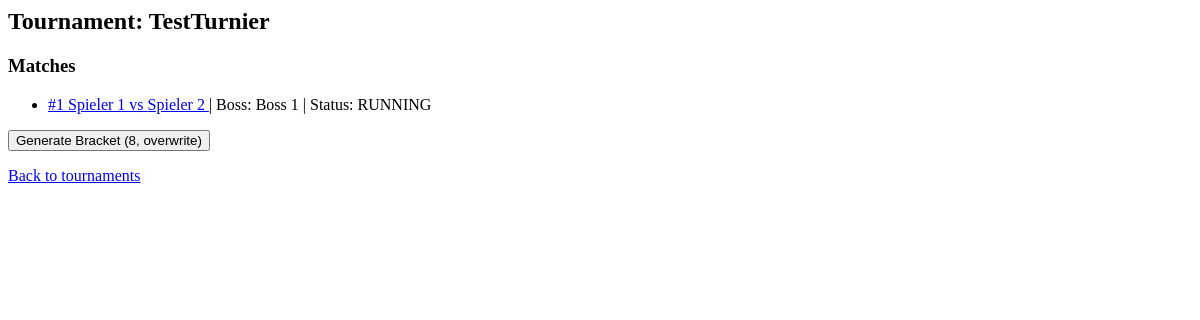
/host/tournament/1/ (signed in), run on an earlier commit of the app's database.
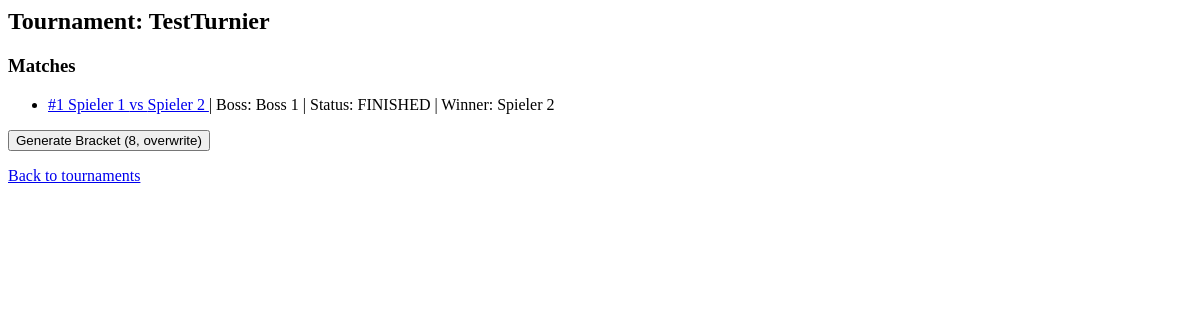
And on a later commit of the database.
### core/models.py (models this page shows, shortened)
class Match(models.Model):
    tournament = models.ForeignKey(Tournament, null=True, blank=True, on_delete=models.SET_NULL, related_name="matches")
    player_left = models.ForeignKey(Player, null=True, blank=True, on_delete=models.SET_NULL, related_name="matches_as_left")
    player_right = models.ForeignKey(Player, null=True, blank=True, on_delete=models.SET_NULL, related_name="matches_as_right")
    boss = models.ForeignKey(Boss, null=True, blank=True, on_delete=models.SET_NULL, related_name="matches")
    first_pick_side = models.CharField(max_length=5, choices=MatchSide.choices)
    winner_player = models.ForeignKey(Player, null=True, blank=True, on_delete=models.SET_NULL, related_name="wins")
    left_time_ms = models.PositiveIntegerField(null=True, blank=True)
    right_time_ms = models.PositiveIntegerField(null=True, blank=True)
    started_at = models.DateTimeField(null=True, blank=True)
    finished_at = models.DateTimeField(null=True, blank=True)
    left_bans_confirmed = models.BooleanField(default=False)
    right_bans_confirmed = models.BooleanField(default=False)
    left_picks_confirmed = models.BooleanField(default=False)
    right_picks_confirmed = models.BooleanField(default=False)
    round_index = models.PositiveIntegerField(default=0, db_index=True)
    match_index = models.PositiveIntegerField(default=0, db_index=True)
    next_match = models.ForeignKey(
        "self",
        null=True,
        blank=True,
        on_delete=models.SET_NULL,
        related_name="previous_matches",
    )
    next_side = models.CharField(max_length=5, choices=MatchSide.choices, null=True, blank=True)
    class Meta:
        unique_together = [("tournament", "round_index", "match_index")]
        ordering = ["round_index", "match_index"]

class Player(models.Model):
    name = models.CharField(max_length=120, db_index=True)

class Boss(models.Model):
    slug = models.SlugField(unique=True)
    name = models.CharField(max_length=200)
    description = models.TextField(blank=True, null=True)

### core/views.py (the view)
# urls.py: path("host/tournament/<int:tournamentId>/", views.hostTournamentDetail, name="hostTournamentDetail"),
@requireRole(UserRole.ADMIN, UserRole.COMMENTATOR)
def hostTournamentDetail(request, tournamentId: int):
    tournament = get_object_or_404(Tournament, id=tournamentId)
    matches = (
        Match.objects.select_related("player_left", "player_right", "boss", "winner_player")
        .filter(tournament=tournament)
        .order_by("-id")
    )
    if request.method == "POST":
        form = HostMatchCreateForm(request.POST)
        if form.is_valid():
            playerLeft = form.cleaned_data["playerLeft"]
            playerRight = form.cleaned_data["playerRight"]
            boss = form.cleaned_data["boss"]
            firstPickSide = form.cleaned_data["firstPickSide"]
            if playerLeft.id == playerRight.id:
                return render(
                    request,
                    "core/host_tournament_detail.html",
                    {
                        "tournament": tournament,
                        "matches": matches,
                        "form": form,
                        "error": "Left and right Player must be different.",
                    },
                )
            Match.objects.create(
                tournament=tournament,
                player_left=playerLeft,
                player_right=playerRight,
                boss=boss,
                first_pick_side=firstPickSide,
            )
            return redirect("hostTournamentDetail", tournamentId=tournament.id)
    else:
        form = HostMatchCreateForm()
    return render(
        request,
        "core/host_tournament_detail.html",
        {
            "tournament": tournament,
            "matches": matches,
            "form": form,
        },
    )

### core/permissions.py (called while the page is built)
def requireRole(*allowedRoles):
    def decorator(viewFunc):
        @wraps(viewFunc)
        def wrapper(request, *args, **kwargs):
            if not request.user.is_authenticated:
                return redirect("login")
            if request.user.role not in allowedRoles:
                return HttpResponseForbidden("Forbidden")
            return viewFunc(request, *args, **kwargs)
        return wrapper
    return decorator

### core/templates/core/host_tournament_detail.html (shortened to what this page needs)
<h2>Tournament: {{ tournament.name }}</h2>
<h3>Matches</h3>
<ul>
  {% for m in matches %}
    <li>
      <a href="{% url 'matchDetail' m.id %}">
        #{{ m.id }} {{ m.player_left.name }} vs {{ m.player_right.name }}
      </a>
      {% if m.boss %} | Boss: {{ m.boss.name }}{% endif %}
      | Status:
      {% if m.finished_at %}FINISHED
      {% elif m.started_at %}RUNNING
      {% else %}SCHEDULED
      {% endif %}
      {% if m.winner_player %} | Winner: {{ m.winner_player.name }}{% endif %}
    </li>
  {% empty %}
    <li>No matches yet.</li>
  {% endfor %}
</ul>
<form method="post" action="{% url 'hostGenerateBracket8' tournament.id %}">
  <button type="submit">Generate Bracket (8, overwrite)</button>
</form>
<p><a href="{% url 'hostTournamentList' %}">Back to tournaments</a></p>

What changed in the data, as far as the page shows it:
changed Match "Spieler 1": winner_player.name (not shown) → "Spieler 2"; winner_player_id empty → 2 (drawn); finished_at "RUNNING" → "FINISHED"
